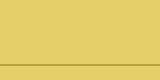

This game map was drawn from its Tiled (.tmx) file and the tilesets committed beside it. A one-line description and the full map source follow:
An orthogonal 10x5 tile map with 16x16 px tiles, 2 tile layers (background, tiles).

<map version="1.0" orientation="orthogonal" renderorder="right-down" width="10" height="5" tilewidth="16" tileheight="16" nextobjectid="10">
 <tileset firstgid="1" name="tiles" tilewidth="16" tileheight="16" tilecount="2" columns="2">
  <image source="../tiles.png" width="32" height="16" />
 </tileset>
 <layer name="background" width="10" height="5">
  <properties>
   <property name="solid" type="bool" value="false" />
  </properties>
  <data encoding="csv">
1,1,1,1,1,1,1,1,1,1,
1,1,1,1,1,1,1,1,1,1,
1,1,1,1,1,1,1,1,1,1,
1,1,1,1,1,1,1,1,1,1,
0,0,0,0,0,0,0,0,0,0
</data>
 </layer>
 <layer name="tiles" width="10" height="5">
  <properties>
   <property name="solid" type="bool" value="true" />
  </properties>
  <data encoding="csv">
0,0,0,0,0,0,0,0,0,0,
0,0,0,0,0,0,0,0,0,0,
0,0,0,0,0,0,0,0,0,0,
0,0,0,0,0,0,0,0,0,0,
2,2,2,2,2,2,2,2,2,2
</data>
 </layer>
</map>